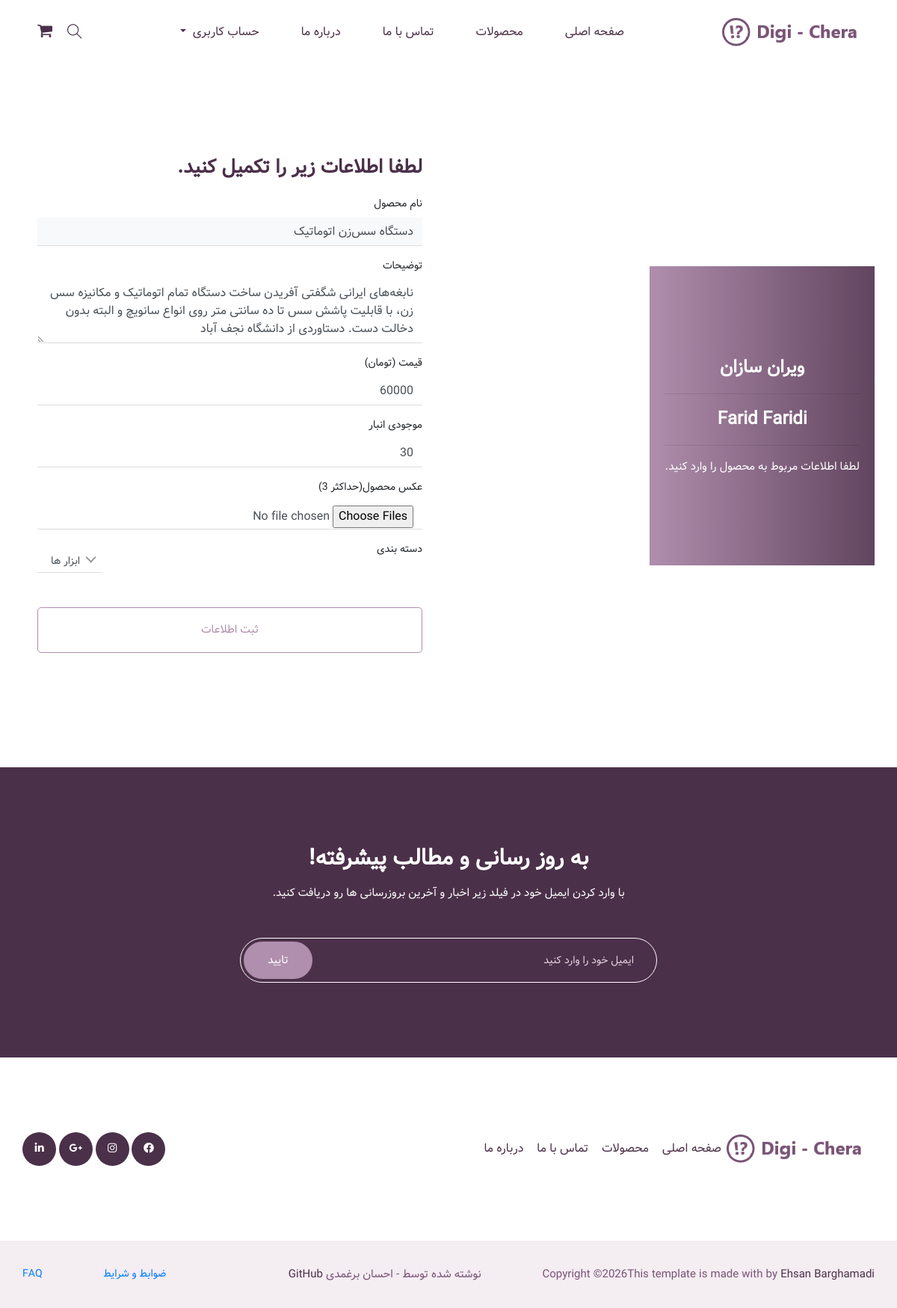
The page /products/6/update/ (signed in) on the database as committed earlier.
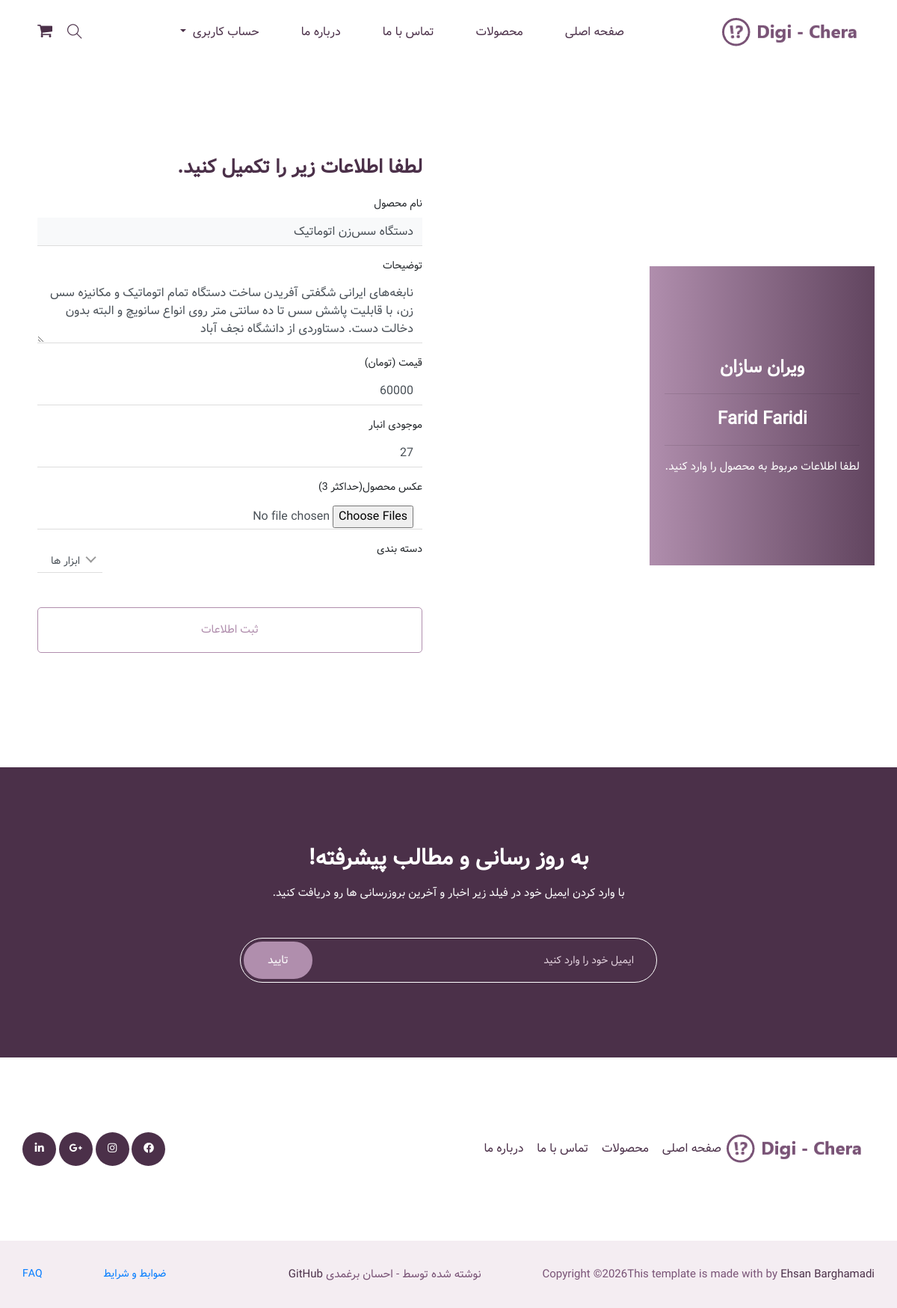
The same page on the database as committed later.
### product/models.py (models this page shows, shortened)
class Product(SluggedModel):
    store = models.ForeignKey(
        "store.Store",
        on_delete=models.CASCADE,
        related_name='products',
        verbose_name='فروشگاه'
    )
    category = models.ForeignKey(
        "Category",
        related_name='products',
        on_delete=models.PROTECT
    )
    name = models.CharField(
        verbose_name='نام محصول',
        max_length=255
    )
    description = models.TextField(
        verbose_name='توضیحات'
    )
    price = models.PositiveIntegerField(
        verbose_name='قیمت'
    )
    stock = models.PositiveIntegerField(
        verbose_name='موجودی انبار'
    )
    is_active = models.BooleanField(
        verbose_name='وضعیت',
        default=True
    )
    class Meta:
        verbose_name = 'محصول'
        verbose_name_plural = 'محصولات'
        ordering = ['store']

### product/views.py (the view)
# urls.py: path('<int:pk>/update/', views.product_update, name='product_update'),
@login_required
@store_owner_required(Product)
def product_update(request, pk):
    product = request.obj
    if request.method == 'POST':
        form = ProductForm(request.POST, request.FILES, instance=product)
        if form.is_valid():
            product = form.save()
            new_images = request.FILES.getlist('image')
            if new_images:
                product.images.all().delete()
            for img in new_images:
                    ProductImage.objects.create(product=product, title=product.name, image=img)
            messages.success(request, f'محصول {product.name} با موفقیت بروزرسانی شد.')
            return redirect('account:detail')
    else:
        form = ProductForm(instance=product)
    return render(request, 'product/product_form.html', {'form': form})

### product/models.py (called while the page is built)
    def __str__(self):
        return self.name

### product/templates/product/product_form.html (shortened to what this page needs)
{% extends 'base.html' %}
{% load static %}
{% block content %}
{% if user.is_authenticated %}
    <section class="login_part section_padding ">
        <div class="container">
            <div class="row align-items-center">
                <div class="col-lg-6 col-md-6">
                    <div class="login_part_text text-center">
                        <div class="login_part_text_iner">
                            <h2>{{ user.store.store_name }}</h2>
                            <hr>
                            <h2>{{ user.first_name }} {{ user.last_name }}</h2>
                            <hr>
                            <p>لطفا اطلاعات مربوط به محصول را وارد کنید.</p>
                        </div>
                    </div>
                </div>
                <div class="col-lg-6 col-md-6">
                    <div class="login_part_form">
                        <div class="login_part_form_iner">
                            <h3>لطفا اطلاعات زیر را تکمیل کنید.</h3>
                            <form class="row contact_form" id="productForm" method="post" enctype="multipart/form-data">
                                <div class="col-md-12 form-group p_star">
                                    <label for="id_name">نام محصول</label>
                                    {{ form.name }}
                                </div>
                                <div class="col-md-12 form-group p_star">
                                    <label for="id_description">توضیحات</label>
                                    {{ form.description }}
                                </div>
                                <div class="col-md-12 form-group p_star">
                                    <label for="id_price">قیمت (تومان)</label>
                                    {{ form.price }}
                                </div>
                                <div class="col-md-12 form-group p_star">
                                    <label for="id_stock">موجودی انبار</label>
                                    {{ form.stock }}
                                </div>
                                <div class="col-md-12 form-group p_star">
                                    <label for="id_image">عکس محصول(حداکثر 3)</label>
                                    {{ form.image }}
                                </div>
                                <div class="col-md-12 form-group p_star">
                                    <label for="id_image">دسته بندی</label>
                                </div>
                                <div class="col-md-12 form-group">
                                    <button type="submit" value="submit" class="btn_3">
                                        ثبت اطلاعات
                                    </button>
                                </div>
                            </form>
                        </div>
                    </div>
                </div>
            </div>
        </div>
    </section>
{% endif %}
{% endblock content %}

Rows that differ between the two databases and show on the page:
changed Product "دستگاه سس‌زن اتوماتیک": stock "30" → "27"
